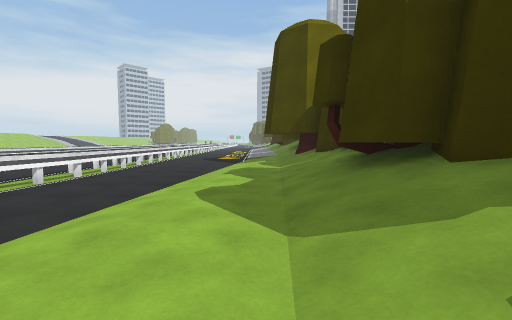
View 1 (above)

17 first-person views from a walk through a 3-D level made in the Unity game engine. The camera is 1.4 m above the floor, tilts 4° down and sees 90° across. Doors are open. The floor is counted in squares, 2 m on a side. Each view is taken from the middle of a square. On the plan, view 1 faces up. The plan holds only what a view shows up to about 9 squares ahead; the rest is blank. The place goes on beyond the plan.

View 2
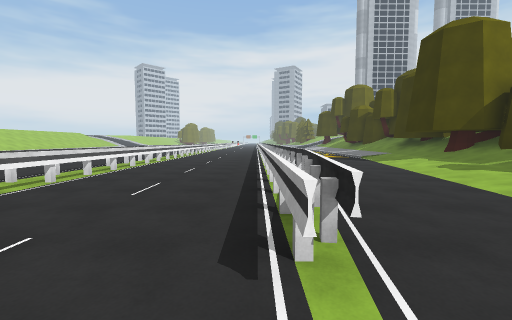

View 3
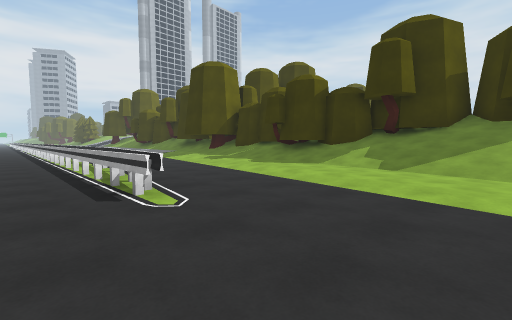

View 4
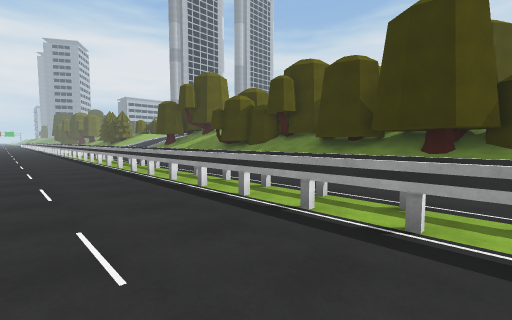

View 5
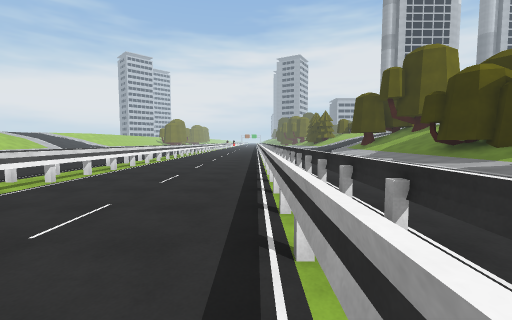

View 6
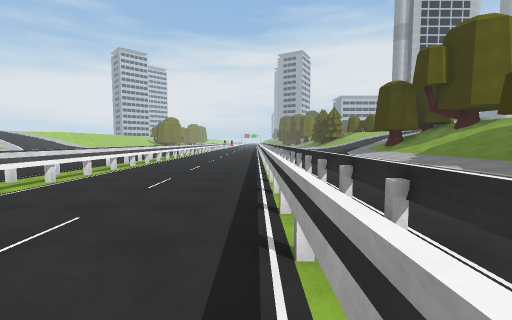

View 7
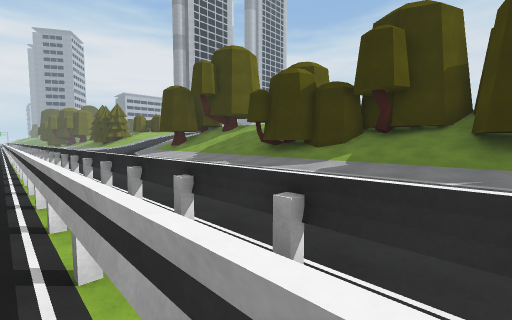

View 8
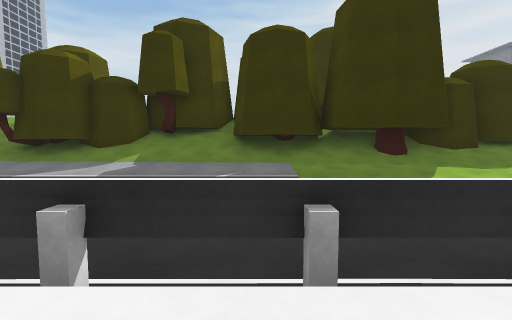

View 9
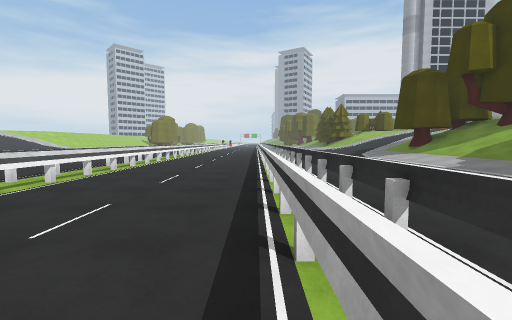

View 10
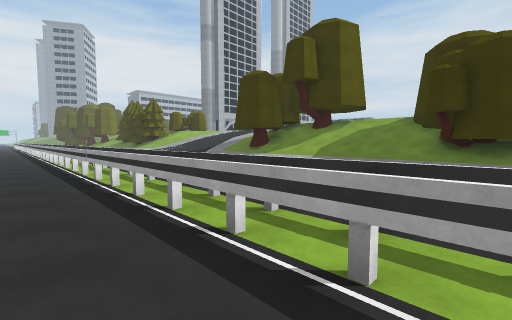

View 11
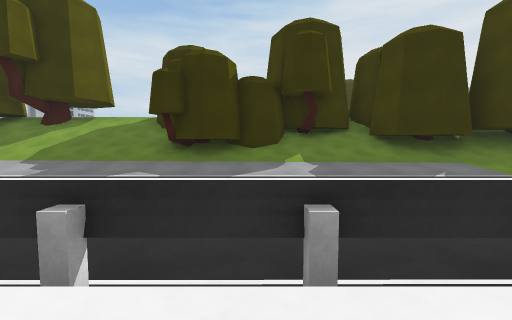

View 12
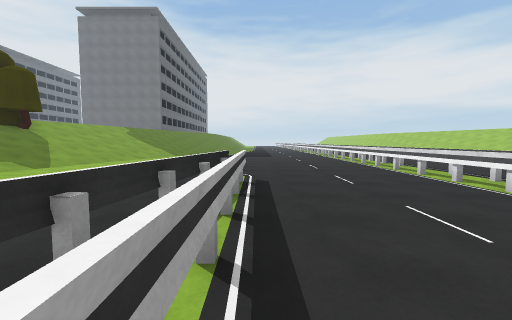

View 13
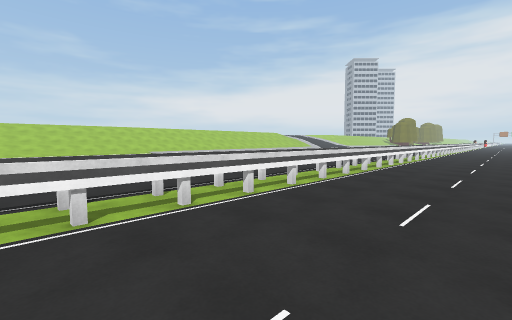

View 14
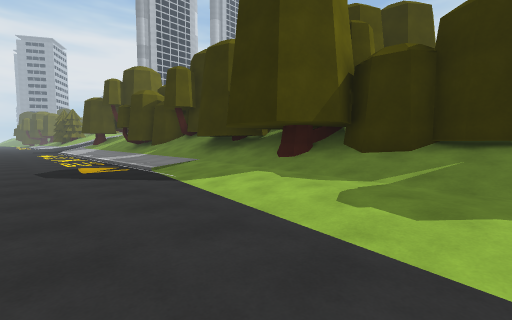

View 15
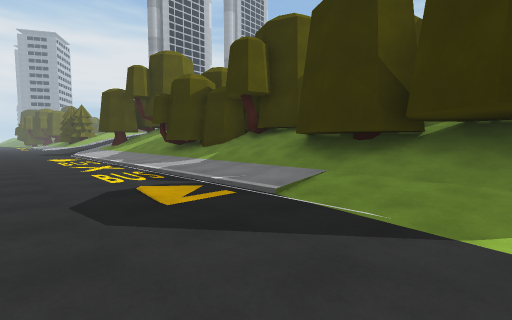

View 16
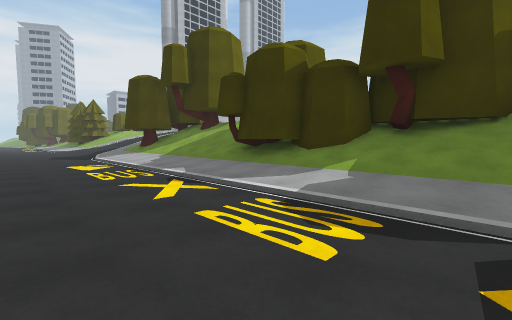

View 17
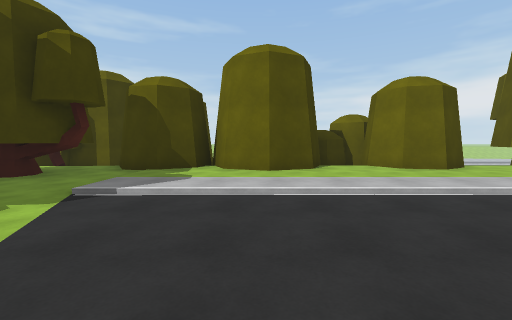

### Floor plan
Key: @ floor where view 1 was taken; # wall or solid block; . main floor; : floor 0.25 m higher than the main floor; + floor 3 m higher than the main floor; * floor 3.25 m higher than the main floor; / step, stairs or slope; = window, fence, low wall or low ledge; O other object.
Columns run from 10 left of view 1 to 11 right of it. Each row starts with its distance up from view 1.
 23  =...==...///##
 22 .=....=...////=
 21 .=....=...////=
 20 .=....=.../////*
 19 .=....=...///O#**
 18 .=....=...:OOO##**
 17 .=....=...:O###***+
 16 .=....=...//#O/***++
 15 .=....=...///###**+++
 14 .=....=...///###**++++
 13 .=....=...///##***+++
 12 .=....=...//OO##**++
 11 .=....=.../OO###*++
 10 .=....=.../=##OOO+
  9 .=....O.../### OO
  8 .=....O.../### O
  7 .=....O...//#O
  6 .=....O..///#
  5 .=....O..///#
  4  =...=O../:OOO
  3   ...O...::/#O
  2  =...OO..::/#O
  1 .=...O...:://#
  0 .=......//@/=##
 -1 .=......::////#
 -2  =......:://#O

Positions as (right, up) in squares from view 1, and headings:
1: (0, 0), facing up
2: (-5, 0), facing up
3: (-6, -2), facing up-right
4: (-7, 7), facing up-right
5: (-5, 9), facing up
6: (-5, 12), facing up
7: (-5, 12), facing up-right
8: (-5, 12), facing right
9: (-5, 14), facing up
10: (-6, 17), facing up-right
11: (-5, 16), facing right
12: (-5, 6), facing down
13: (-6, 6), facing up-left
14: (-3, 5), facing up-right
15: (-3, 9), facing up-right
16: (-3, 13), facing up-right
17: (11, 14), facing left
